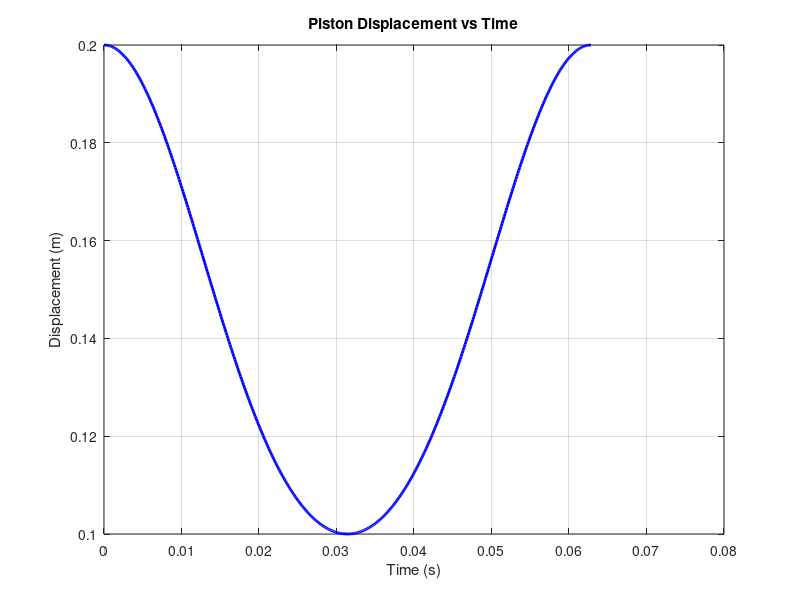
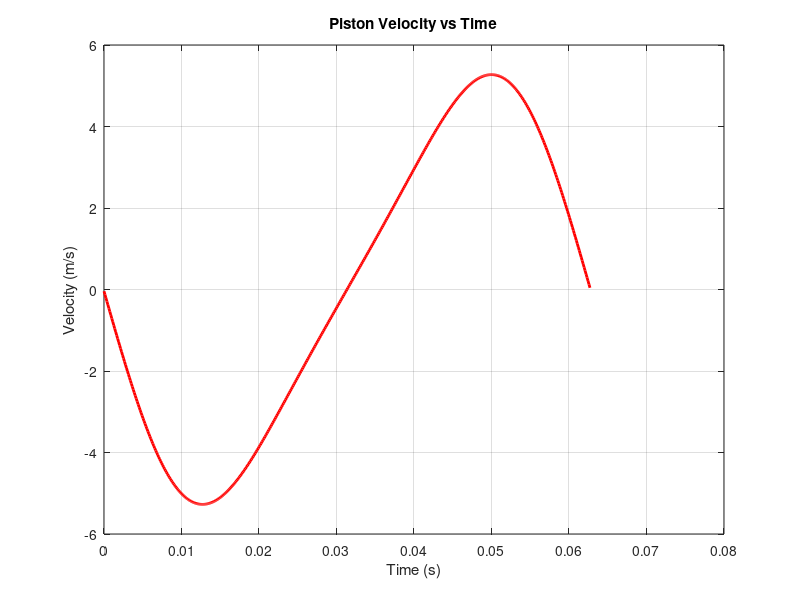
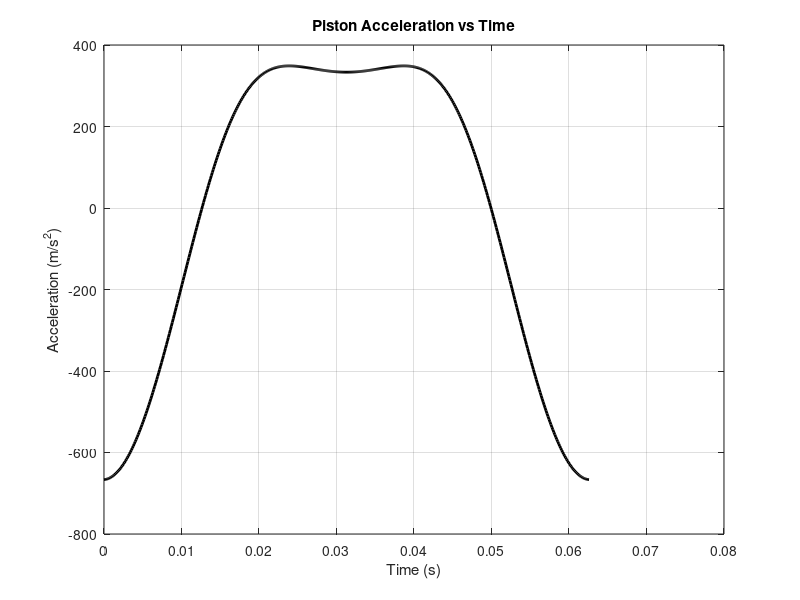

Write the MATLAB code that produced these figures, in order.
clc; clear; close all;

%Variables
r = 0.05;          
l = 0.15;          
omega = 100;       

T = 2*pi / omega;          
t = linspace(0, T, 500);  
theta = omega * t;
x = r*cos(theta) + sqrt(l^2 - (r*sin(theta)).^2);

dt = t(2) - t(1);
v = diff(x) / dt;
t_v = t(1:end-1);

a = diff(v) / dt;
t_a = t_v(1:end-1);

figure;
plot(t, x, 'b', 'LineWidth', 2);
xlabel('Time (s)');
ylabel('Displacement (m)');
title('Piston Displacement vs Time');
grid on;
figure;
plot(t_v, v, 'r', 'LineWidth', 2);
xlabel('Time (s)');
ylabel('Velocity (m/s)');
title('Piston Velocity vs Time');
grid on;

figure;
plot(t_a, a, 'k', 'LineWidth', 2);
xlabel('Time (s)');
ylabel('Acceleration (m/s^2)');
title('Piston Acceleration vs Time');
grid on;
% positions
[x_max, idx_max] = max(x);
[x_min, idx_min] = min(x);

fprintf('Maximum position = %.4f m at t = %.4f s\n', x_max, t(idx_max));
fprintf('Minimum position = %.4f m at t = %.4f s\n', x_min, t(idx_min));
